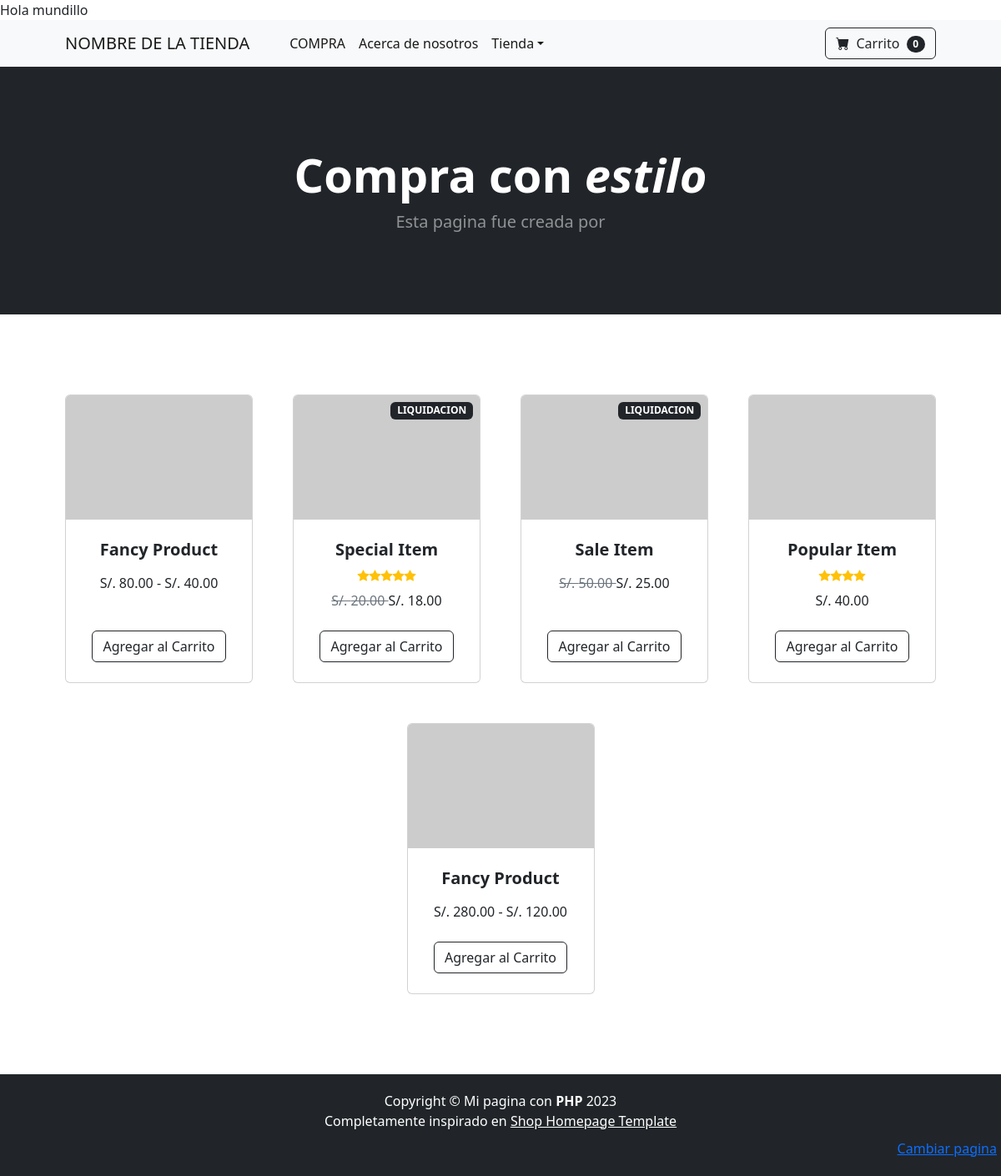
The page / on the database its author committed.
### tables this page shows
CREATE TABLE `precio` (
  `IdProducto` int NOT NULL,
  `PrecioUnico` decimal(8,2) DEFAULT NULL,
  `PrecioLiquidacion` decimal(8,2) DEFAULT NULL,
  `PrecioSuperior` decimal(8,2) DEFAULT NULL,
  `PrecioInferior` decimal(8,2) DEFAULT NULL,
  PRIMARY KEY (`IdProducto`),
  CONSTRAINT `ProductoId` FOREIGN KEY (`IdProducto`) REFERENCES `producto` (`ProductoId`)
);

CREATE TABLE `producto` (
  `ProductoId` int NOT NULL AUTO_INCREMENT,
  `Nombre` varchar(50) NOT NULL,
  `Puntuacion` tinyint(1) DEFAULT NULL,
  `Imagen` varchar(100) DEFAULT NULL,
  PRIMARY KEY (`ProductoId`),
  UNIQUE KEY `idProducto_UNIQUE` (`ProductoId`)
);

### Controller/PrincipalController.php (called while the page is built)
<?php
require_once './Models/Conexion.php';
require_once("./Models/ProductoMO.php");
require_once "./View/Components/cartasProducto.php";
$conn = new Conexion();
$arrayProductos = array();
foreach ($conn->getListaProductos() as $producto) {
    array_push($arrayProductos, $producto);
}
require("./View/PrincipalView.php");
?>

### index.php (called while the page is built)
<?php
require('./Controller/PrincipalController.php')
?>

### Models/ProductoMO.php (called while the page is built, shortened)
<?php
class ProductoMO
{
    private $nombre;
    private int $puntuacion;
    private $imagen;
    private $precio;
    private $precioLiquidacion;
    private $precioMinimo;
    private $precioMaximo;
    public function __construct($nom, $punt, $img, $price = null, $priceliqui = null, $priceMin = null, $priceMax = null, $id = null)
    {
        $this->nombre = $nom;
        $this->imagen = $img;
        $this->precio = $price;
        $this->precioLiquidacion = $priceliqui;
        $this->precioMaximo = $priceMax;
        $this->precioMinimo = $priceMin;
    }
    public function getNombre()             { return $this->nombre; }
    public function getPuntuacion()         { return $this->puntuacion; }
    public function getImagen()             { return $this->imagen; }
    public function getPrecio()             { return $this->precio; }
    public function getPrecioLiquidacion()  { return $this->precioLiquidacion; }
    public function getPrecioMinimo()       { return $this->precioMinimo; }
    public function getPrecioMaximo()       { return $this->precioMaximo; }
    public function setPuntuacion($puntuacion) {
        if ($puntuacion >= 5) {
            $this->puntuacion = 5;
        } elseif  ($puntuacion <= 0) {
            $this->puntuacion = 0;
        } else {
            $this->puntuacion = $puntuacion;
        }
    }
}
?>

### Models/Conexion.php (called while the page is built, shortened)
<?php
require("./Models/ProductoMO.php");
class Conexion{
    private $conn;
    public function __construct()
    {
        $config = include('./config.php');
        $host =     $config['db_host'];
        $username = $config['db_user'];
        $password = $config['db_password'];
        $database = $config['db_name'];
        $this->conn = new mysqli($host, $username, $password, $database);
    }
    public function getListaProductos(): array{
        $query = $this->conn->query(
            'SELECT * FROM paginadproductos.producto JOIN paginadproductos.precio ON paginadproductos.producto.ProductoId = paginadproductos.precio.IdProducto WHERE Imagen=\'https://dummyimage.com/450x300/dee2e6/6c757d.jpg\';'
        );
        $retorno = [];
        $i = 0;
        while($fila = $query->fetch_assoc()){
            $retorno[$i] = new ProductoMO($fila["Nombre"], $fila["Puntuacion"], $fila["Imagen"], $fila["PrecioUnico"], $fila["PrecioLiquidacion"], $fila["PrecioInferior"], $fila["PrecioSuperior"], $fila["ProductoId"]);
            $i++;
        }
        return $retorno;
    }
}

### View/Components/cartasProducto.php (the view, shortened to what this page needs)
<?php
require_once "./Models/ProductoMO.php";
function insertarCartaProducto( ProductoMO $producto )
{
?>
<div class="col mb-5">
    <div class="card h-100">
        <?php if( $producto->getPrecioLiquidacion()!=null ) {
            echo
            <<<HTML
            <div class="badge bg-dark text-white position-absolute" style="top: 0.5rem; right: 0.5rem">LIQUIDACION</div>
            HTML;
        } ?>
        <img class="card-img-top" src=<?php echo $producto->getImagen() ?> alt="https://upload.wikimedia.org/wikipedia/commons/thumb/0/01/BS_Icon_-_Question.svg/1024px-BS_Icon_-_Question.svg.png" />
        <div class="card-body p-4">
            <div class="text-center">
                <h5 class="fw-bolder"> <?php echo$producto->getNombre() ?> </h5>
                <div class="d-flex justify-content-center small text-warning mb-2">
                    <?php
                    for ($i=0; $i < 5; $i++) {
                        if ($producto->getPuntuacion() > $i) {
                            echo
                            <<<HTML
                            <div class="bi-star-fill"></div>
                            HTML;
                        } else {
                            continue;
                        }
                    }
                    ?>
                </div>
                <?php if( $producto->getPrecio()!=null ) {
                    if( $producto->getPrecioLiquidacion()!=null ){
                        echo
                        <<<HTML
                        <span class="text-muted text-decoration-line-through"> S/. {$producto->getPrecio()} </span>
                        S/. {$producto->getPrecioLiquidacion()}
                        HTML;
                    }
                    else
                    {
                        echo
                        <<<HTML
                        S/. {$producto->getPrecio()}
                        HTML;
                    }
                }
                else
                {
                    echo
                    <<<HTML
                    S/. {$producto->getPrecioMinimo()} - S/. {$producto->getPrecioMaximo()}
                    HTML;
                }
                ?>
            </div>
        </div>
        <div class="card-footer p-4 pt-0 border-top-0 bg-transparent">
            <div class="text-center"><a class="btn btn-outline-dark mt-auto" href="#">Agregar al Carrito</a></div>
        </div>
    </div>
</div>
<?php
} ?>

### View/PrincipalView.php (shortened to what this page needs)
<!DOCTYPE html>
<html lang="en">
<head>
    <link href="https://cdn.jsdelivr.net/npm/bootstrap-icons@1.5.0/font/bootstrap-icons.css" rel="stylesheet" />
    <link href="css/styles.css" rel="stylesheet" />
</head>
<body>
    <?php include "./View/navbar.php" ?>
    <header class="bg-dark py-5">
        <div class="container px-4 px-lg-5 my-5">
            <div class="text-center text-white">
                <h1 class="display-4 fw-bolder">Compra con <i>estilo</i></h1>
                <p class="lead fw-normal text-white-50 mb-0">Esta pagina fue creada por </p>
            </div>
        </div>
    </header>
    <section id="listaProductos" class="py-5">
        <div class="container px-4 px-lg-5 mt-5">
            <div class="row gx-4 gx-lg-5 row-cols-2 row-cols-md-3 row-cols-xl-4 justify-content-center">
                <?php
                foreach ($arrayProductos as $producto) {
                    insertarCartaProducto($producto);
                }
                ?>
            </div>
        </div>
    </section>
    <?php require "./View/footer.php" ?>
</body>
<link href="https://cdn.jsdelivr.net/npm/bootstrap@5.2.3/dist/css/bootstrap.min.css" rel="stylesheet">
</html>

### View/navbar.php (shortened to what this page needs)
<nav id="navegacion" class="navbar navbar-expand-lg navbar-light bg-light">
    <div class="container px-4 px-lg-5">
        <a class="navbar-brand" href="#navegacion">NOMBRE DE LA TIENDA</a>
        <div class="collapse navbar-collapse" id="navbarSupportedContent">
            <ul class="navbar-nav me-auto mb-2 mb-lg-0 ms-lg-4">
                <li class="nav-item"><a class="nav-link active" aria-current="page" href="#miHeader">COMPRA</a></li>
                <li class="nav-item"><a class="nav-link active" href="#piePagina">Acerca de nosotros</a></li>
                <li class="nav-item dropdown">
                    <a class="nav-link dropdown-toggle active" id="navbarDropdown" href="#" role="button" data-bs-toggle="dropdown" aria-expanded="false">Tienda</a>
                </li>
            </ul>
            <form class="d-flex">
                <button class="btn btn-outline-dark" type="submit">
                    <i class="bi-cart-fill me-1"></i>
                    Carrito
                    <span class="badge bg-dark text-white ms-1 rounded-pill">0</span>
                </button>
            </form>
        </div>
    </div>
</nav>

### View/footer.php (shortened to what this page needs)
<footer class="py-3 bg-dark">
    <div class="text-center p-1 bg-dark text-white">
        <p class="m-0 text-center text-white">Copyright &copy;
        Mi pagina con <b>PHP</b> 2023</p>
        Completamente inspirado en
        <a class="text-white" href="https://startbootstrap.com/previews/shop-homepage#google_vignette">Shop Homepage Template</a>
    </div>
    <div class="d-flex flex-row-reverse">
        <?php
        $paginaActual = $_SERVER['SCRIPT_NAME'];
        $otraPagina = "";
        if ($paginaActual == "/index.php"){
            $otraPagina = "./propioIndex.php";
        } elseif ($paginaActual == "/propioIndex.php") {
            $otraPagina = "./index.php";
        } else {
            $otraPagina = "NI PINCHO";
        }
        ?>
        <a href="<?php echo $otraPagina ?>" class="p-1 btn btn-link" >Cambiar pagina</a>
    </div>
</footer>

### rows shown on the page
precio: IdProducto.Nombre "Fancy Product", PrecioInferior "80.00", PrecioSuperior "40.00"
precio: shows "LIQUIDACION", IdProducto.Nombre "Special Item", PrecioUnico "20.00", PrecioLiquidacion "18.00"
precio: shows "LIQUIDACION", IdProducto.Nombre "Sale Item", PrecioUnico "50.00", PrecioLiquidacion "25.00"
precio: IdProducto.Nombre "Popular Item", PrecioUnico "40.00"
precio: IdProducto.Nombre "Fancy Product", PrecioInferior "280.00", PrecioSuperior "120.00"
